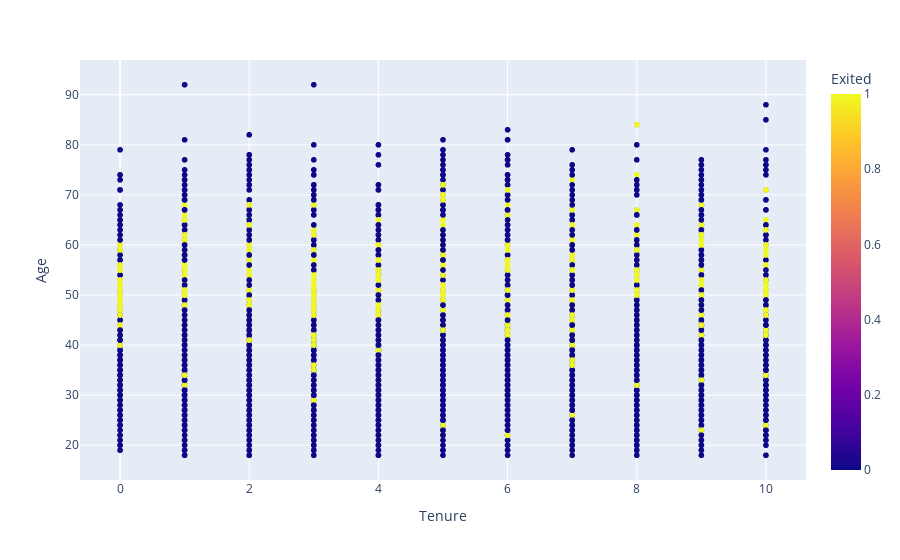

Notebook source saved alongside this figure:
### Code cell
px.scatter(df, x = "Tenure", y = "Age", color = "Exited")

### Figure 1 — Plotly figure (JSON) as saved in the notebook; plotly's stock layout.template omitted (floating-point values rounded to 4 significant figures; data arrays with more than 128 entries replaced by an {"elided": "..."} marker saying what was removed)
{"data": [{"hovertemplate": "Tenure=%{x}<br>Age=%{y}<br>Exited=%{marker.color}<extra></extra>", "legendgroup": "", "marker": {"color": {"elided": "10000 int values"}, "coloraxis": "coloraxis", "symbol": "circle"}, "mode": "markers", "name": "", "showlegend": false, "type": "scattergl", "x": {"elided": "10000 int values"}, "xaxis": "x", "y": {"elided": "10000 int values"}, "yaxis": "y"}], "layout": {"coloraxis": {"colorbar": {"title": {"text": "Exited"}}, "colorscale": [[0, "#0d0887"], [0.1111, "#46039f"], [0.2222, "#7201a8"], [0.3333, "#9c179e"], [0.4444, "#bd3786"], [0.5556, "#d8576b"], [0.6667, "#ed7953"], [0.7778, "#fb9f3a"], [0.8889, "#fdca26"], [1, "#f0f921"]]}, "legend": {"tracegroupgap": 0}, "margin": {"t": 60}, "xaxis": {"anchor": "y", "domain": [0, 1], "title": {"text": "Tenure"}}, "yaxis": {"anchor": "x", "domain": [0, 1], "title": {"text": "Age"}}}}
